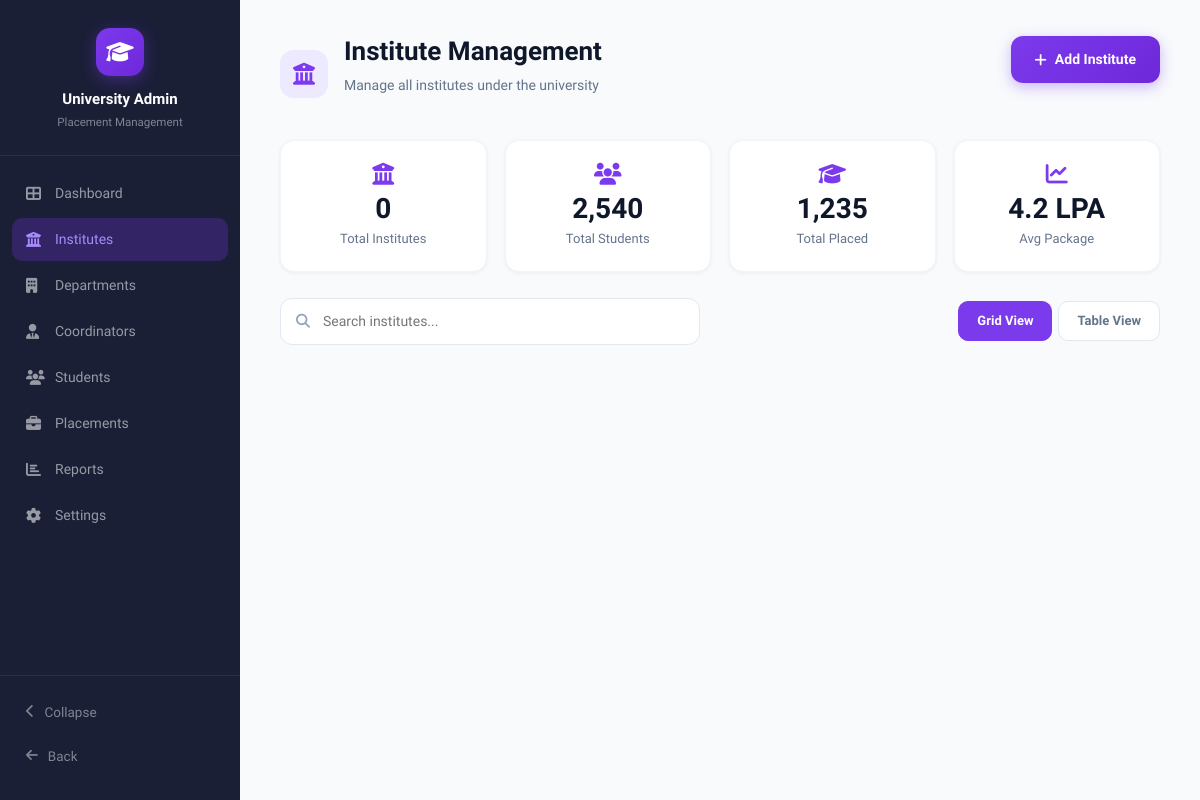
The page /college_admin/institutes/ on the database as committed earlier.
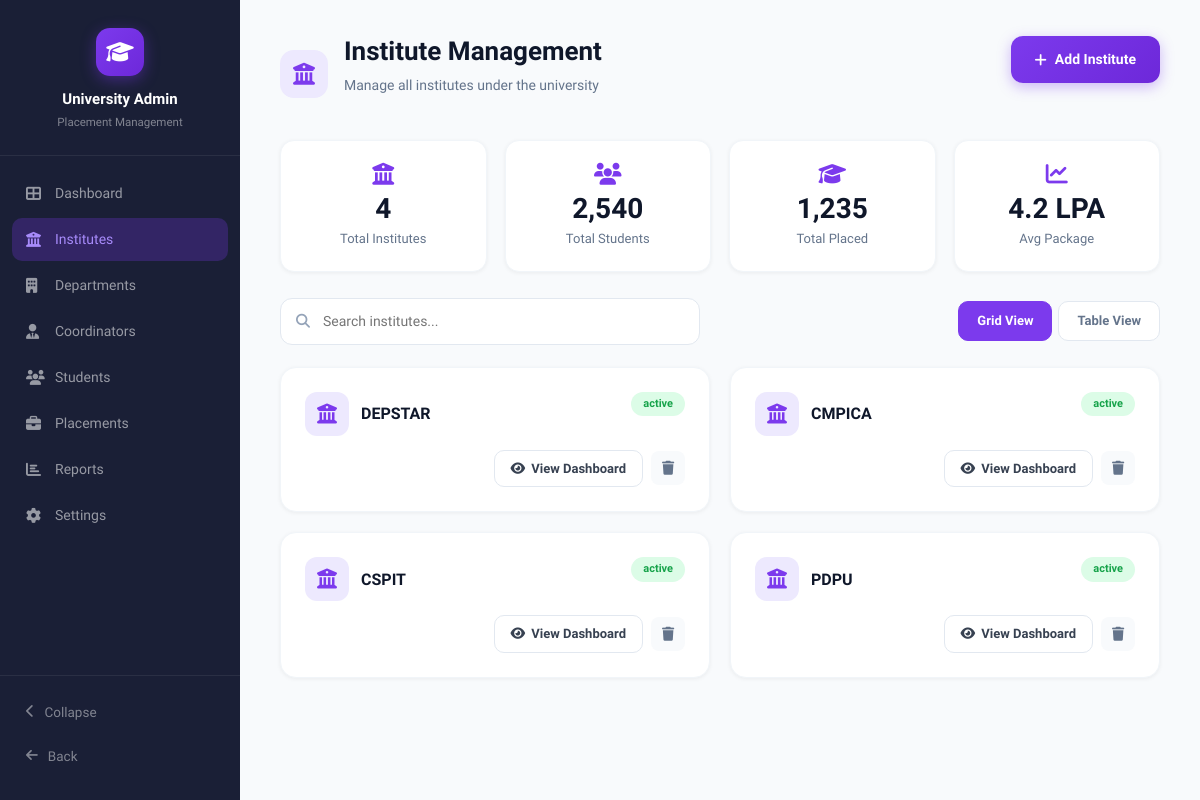
The same page on the database as committed later.
### college_admin/models.py (models this page shows, shortened)
class Institute(models.Model):
    institute_id = models.AutoField(primary_key=True)
    institute_name = models.CharField(max_length=200)

### college_admin/views.py (the view, shortened to what this page needs)
# urls.py: path('institutes/', views.institutes, name='institutes'),
def institutes(request):
    data = Institute.objects.all()
    return render(request, "college_admin/institutes.html", {"institutes": data})

### templates/college_admin/institutes.html (shortened to what the changed rows need)
<!doctype html>
<html lang="en">
{% load static %}
<head>
    <link href="https://cdn.jsdelivr.net/npm/bootstrap@5.3.8/dist/css/bootstrap.min.css" rel="stylesheet">
    <link rel="stylesheet" href="https://cdnjs.cloudflare.com/ajax/libs/font-awesome/6.4.0/css/all.min.css">
</head>
<body>
<div class="main-content">
    <div class="page-header">
        <div class="page-header-left">
            <div class="page-title">
                <h1>Institute Management</h1>
            </div>
        </div>
    </div>
    <div class="stats-row">
        <div class="stat-card"><i class="fas fa-university"></i><div class="num">{{ institutes|length }}</div><div class="lbl">Total Institutes</div></div>
    </div>
<div id="gridView">
    {% for institute in institutes %}
    <div class="inst-card" data-name="{{ institute.institute_name|lower }}">
        <div class="inst-card-top">
            <div class="inst-left">
                <div class="inst-avatar">
                    <i class="fas fa-university"></i>
                </div>
                <div>
                    <div class="inst-name">{{ institute.institute_name }}</div>
                </div>
            </div>
            <span class="badge-status active">active</span>
        </div>
        <div class="inst-footer">
            <div class="inst-actions">
                <a href="{% url 'institute_detail' institute.institute_id %}" class="btn-view-dash">
                    <i class="fas fa-eye"></i> View Dashboard
                </a>
                <a href="{% url 'delete_institute' institute.institute_id %}" class="icon-btn del" style="text-decoration:none;" onclick="return confirm('Are you sure you want to delete this institute?')">
                    <i class="fas fa-trash"></i>
                </a>
            </div>
        </div>
    </div>
    {% endfor %}
</div>
</div>
</body>
</html>

Rows that differ between the two databases and show on the page:
added Institute: institute_name "DEPSTAR"
added Institute: institute_name "CMPICA"
added Institute: institute_name "CSPIT"
added Institute: institute_name "PDPU"
Other text that changed with them:
{{ institutes|length }}: "0" → "4"
